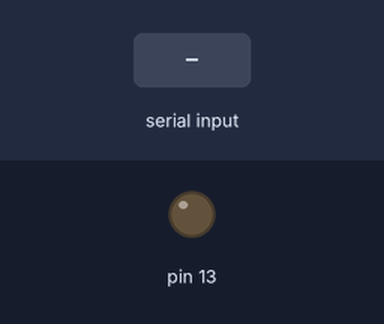
Recording of a sketch running on a simulated Arduino Uno, built with avr-gcc and run on an emulated ATmega328P. On the bench: output pins drawn as LEDs (lit = HIGH). The inputs (shaded band) are chosen by the test bench.

Above: at 1.2 s.
1.3 s: "N" received over Serial
At 2.1 s:
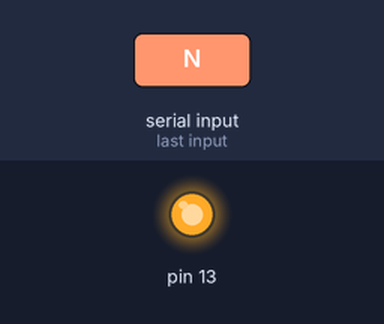
2.8 s: "F" received over Serial
At 3.2 s:
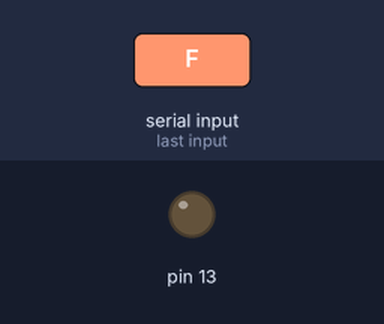
Timing chart, 0 to 5.8 s (numbered marks = the images above; inputs shaded):
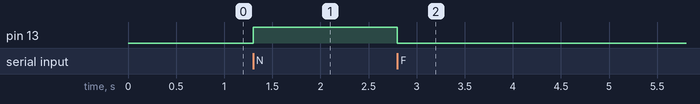

The sketch:

AA_03_xbee.ino
```cpp
void setup() {
  // put your setup code here, to run once:
  Serial.begin(9600);
  pinMode(13,OUTPUT);
  digitalWrite(13,LOW);
}

void loop() {
  // put your main code here, to run repeatedly:
  if(Serial.available()>0)
  {
    switch(GetFromSerial())
    {
    case 'N':
      digitalWrite(13,HIGH);
      break;
    case 'F':
      digitalWrite(13,LOW);
      break;
    }
  }

}
int GetFromSerial()
{
  while (Serial.available()<=0) {
  }
  return Serial.read();
}
```

Measured:
- after the input at 1.3 s, pin 13: LOW → HIGH at once
- after the input at 2.8 s, pin 13: HIGH → LOW at once
